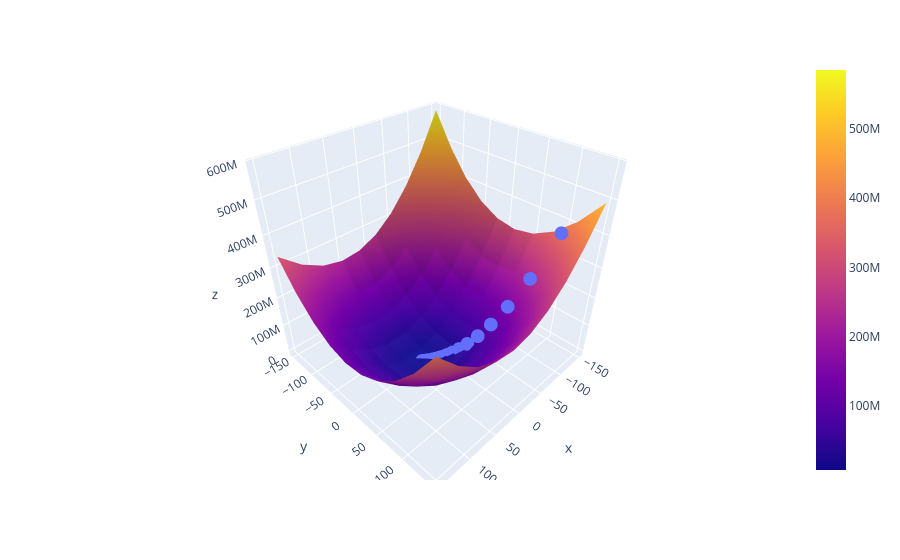

Notebook code cell kept with this figure:
### Code cell
import plotly.express as px

fig = px.scatter_3d(x=np.array(all_m).ravel(), y=np.array(all_b).ravel(), z=np.array(all_cost).ravel()*100)

fig.add_trace(go.Surface(x = m_arr, y = b_arr, z =z_arr*100 ))
pio.renderers.default = "vscode"
fig.show()
